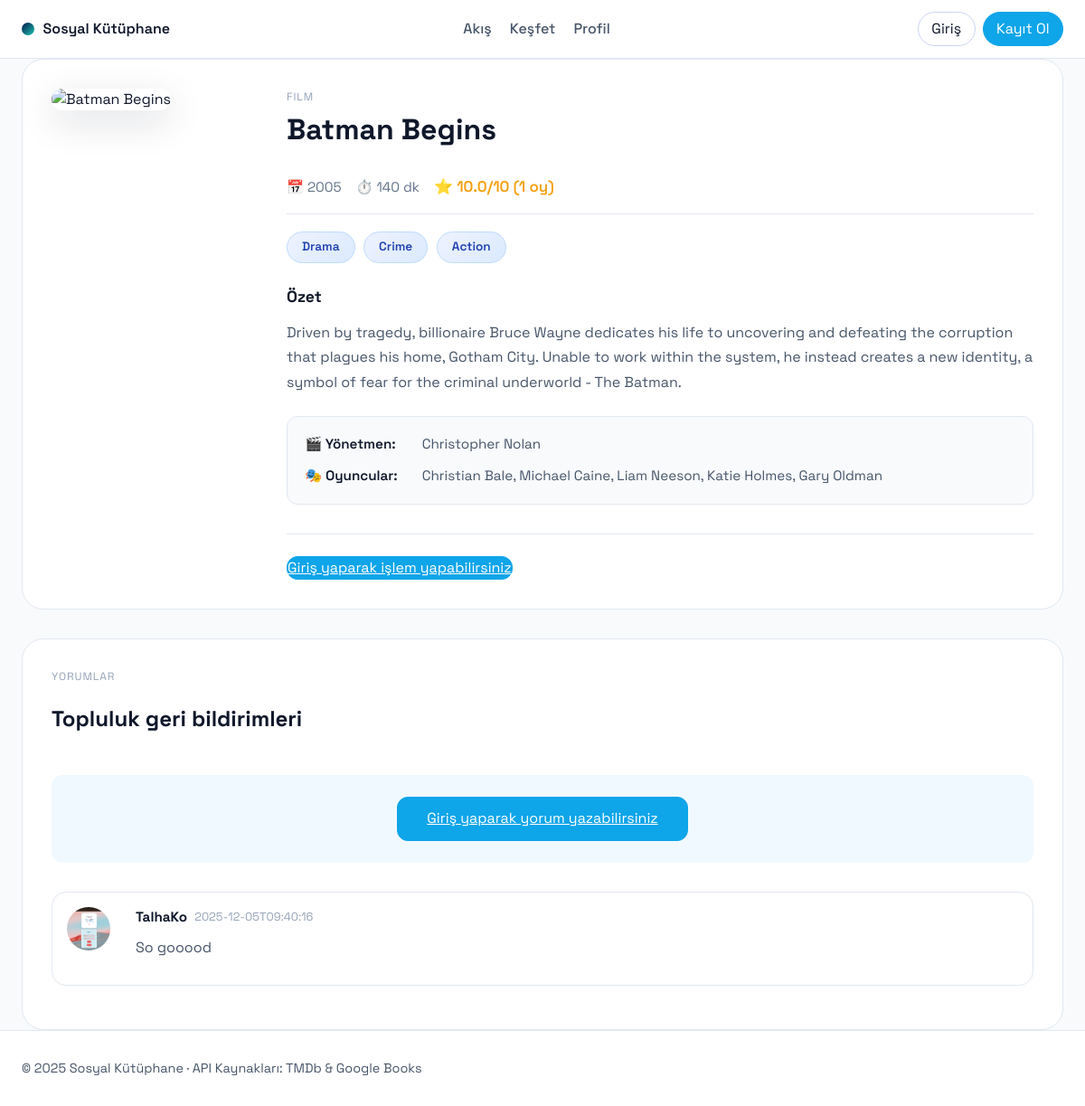
Page /content/movie/16 on the committed database.
### backend/models/__init__.py (models this page shows)
class Content(db.Model):
    __tablename__ = "contents"
    id = db.Column(db.Integer, primary_key=True)
    external_id = db.Column(db.String(120), index=True)
    content_type = db.Column(db.Enum("movie", "book", name="content_type"), nullable=False)
    title = db.Column(db.String(255), nullable=False)
    synopsis = db.Column(db.Text)
    release_year = db.Column(db.SmallInteger)
    runtime_minutes = db.Column(db.SmallInteger)
    page_count = db.Column(db.SmallInteger)
    cover_url = db.Column(db.Text)
    extra_metadata = db.Column(db.JSON)
    created_at = db.Column(db.DateTime(timezone=True), server_default=db.func.now())

### app.py (the view, shortened to what this page needs)
@app.route("/content/<content_type>/<content_id>", methods=["GET", "POST"])
def content_detail(content_type: str, content_id: str):
    payload, status = api_request("get", f"/api/content/{content_id}")
    if status == 404:
        return render_template("content_detail.html", content=None), 404
    if status != 200:
        abort(status)
    lists = []
    auth = session.get("auth", {})
    current = auth.get("user")
    access = auth.get("access_token")
    return render_template(
        "content_detail.html",
        content=payload.get("content"),
        comments=payload.get("comments", []),
        user_lists=lists,
    )

### app.py (called while the page is built)
def api_request(
    method: str,
    path: str,
    *,
    json: Optional[Dict[str, Any]] = None,
    query_string: Optional[Dict[str, Any]] = None,
    headers: Optional[Dict[str, str]] = None,
) -> Tuple[Dict[str, Any], int]:
    data, status = call_api(
        method,
        path,
        json=json,
        query_string=query_string,
        headers=headers,
    )
    return data or {}, status

@app.context_processor
def inject_globals():
    auth = session.get("auth", {})
    return {
        "platform_title": "Sosyal Kütüphane",
        "current_user": auth.get("user"),
        "access_token": auth.get("access_token"),
    }

### backend/api/client.py (called while the page is built)
def call_api(
    method: str,
    path: str,
    *,
    json: Optional[Dict[str, Any]] = None,
    query_string: Optional[Dict[str, Any]] = None,
    headers: Optional[Dict[str, str]] = None,
) -> Tuple[Optional[Dict[str, Any]], int]:
    with current_app.test_client() as client:
        http_method = getattr(client, method.lower())
        response = http_method(
            path,
            json=json,
            query_string=query_string,
            headers=headers,
        )
        data = None
        if response.is_json:
            data = response.get_json()
        return data, response.status_code

### templates/content_detail.html (shortened to what this page needs)
{% extends "base.html" %} {% block content %} {% if not content %}
<section>
  <h1>İçerik bulunamadı</h1>
  <p>Aradığınız kayıt kaldırılmış olabilir.</p>
  <a href="{{ url_for('explore') }}">Keşfet sayfasına dön</a>
</section>
{% else %}
<section class="content-hero">
  <div class="content-poster-wrapper">
    <img
      src="{{ content.poster or url_for('static', filename='placeholder-content.svg') }}"
      alt="{{ content.title }}"
      class="content-poster-large"
    />
  </div>
  <div class="content-info">
    <p class="eyebrow">{{ content.kind | upper }}</p>
    <h1 class="content-title">{{ content.title }}</h1>
    <div class="content-meta">
      {% if content.year %}
      <span class="meta-item">📅 {{ content.year }}</span>
      {% endif %} {% if content.meta and content.meta.runtime_minutes %}
      <span class="meta-item">⏱️ {{ content.meta.runtime_minutes }} dk</span>
      {% endif %}  {% if content.platform_score %}
      <span class="meta-item score-badge"
        >⭐ {{ content.platform_score }}/10 ({{ content.total_votes }} oy)</span
      >
      {% endif %}
    </div>
    {% if content.genres %}
    <div class="genres">
      {% for genre in content.genres %}
      <span class="genre-badge">{{ genre }}</span>
      {% endfor %}
    </div>
    {% endif %} {% if content.synopsis %}
    <div class="synopsis">
      <h3>Özet</h3>
      <p class="synopsis-text">{{ content.synopsis }}</p>
    </div>
    {% endif %}
    <div class="content-credits">
      {% if content.directors %}
      <div class="credit-item">
        <strong>🎬 Yönetmen:</strong>
        <span>{{ content.directors | join(', ') }}</span>
      </div>
      {% endif %} {% if content.cast %}
      <div class="credit-item">
        <strong>🎭 Oyuncular:</strong>
        <span>{{ content.cast | join(', ') }}</span>
      </div>
      {% endif %}
    </div>
    <div class="actions">
      {% if current_user %}
      {% if content.kind == 'film' or content.kind == 'movie' %}
      <form method="post" style="display: inline-block; margin-right: 6px">
        <input type="hidden" name="library_action" value="add" />
        <input type="hidden" name="status" value="watched" />
        <button class="primary" type="submit">İzledim</button>
      </form>
      <form method="post" style="display: inline-block; margin-right: 6px">
        <input type="hidden" name="library_action" value="add" />
        <input type="hidden" name="status" value="watchlist" />
        <button class="ghost" type="submit">İzlenecekler Listesine Ekle</button>
      </form>
      {% else %}
      <form method="post" style="display: inline-block; margin-right: 6px">
        <input type="hidden" name="library_action" value="add" />
        <input type="hidden" name="status" value="read" />
        <button class="primary" type="submit">Okudum</button>
      </form>
      <form method="post" style="display: inline-block; margin-right: 6px">
        <input type="hidden" name="library_action" value="add" />
        <input type="hidden" name="status" value="reading_list" />
        <button class="ghost" type="submit">Okunacaklar Listesine Ekle</button>
      </form>
      {% endif %}
      {% if user_lists and user_lists|length > 0 %}
      <form method="post" style="display: inline-block; margin-right: 6px">
        <select
          name="add_to_list_id"
          style="padding: 0.5rem; border: 1px solid #cbd5e1; border-radius: 8px"
        >
          {% for lst in user_lists %}
          <option value="{{ lst.id }}">{{ lst.title }}</option>
          {% endfor %}
        </select>
        <button class="ghost" type="submit">Özel Listeye Ekle</button>
      </form>
      {% else %}
      <a
        class="ghost"
        href="{{ url_for('profile', username=current_user.username) }}"
        >Önce bir liste oluştur</a
      >
      {% endif %} {% else %}
      <a class="primary" href="{{ url_for('login') }}"
        >Giriş yaparak işlem yapabilirsiniz</a
      >
      {% endif %}
    </div>
  </div>
</section>
<section class="comments">
  <div class="section-heading">
    <div>
      <p class="eyebrow">Yorumlar</p>
      <h2>Topluluk geri bildirimleri</h2>
    </div>
  </div>
  {% if current_user %}
  <div class="comment-input-section">
    <form method="post" class="comment-form">
      <textarea
        name="body"
        placeholder="Yorumunuzu yazın..."
        required
        rows="3"
      ></textarea>
      <button type="submit" class="primary">Yorum Gönder</button>
    </form>
    <form method="post" class="score-form">
      <div class="score-input-group">
        <label>Puan Verin:</label>
        <input
          type="number"
          min="1"
          max="10"
          name="score"
          placeholder="1-10"
          required
        />
        <button type="submit" class="ghost">Puanla</button>
      </div>
    </form>
  </div>
  {% else %}
  <div class="comment-login-prompt">
    <a class="primary" href="{{ url_for('login') }}"
      >Giriş yaparak yorum yazabilirsiniz</a
    >
  </div>
  {% endif %}
  <ul>
    {% for item in comments %}
    <li>
      <img
        src="{{ item.avatar or url_for('static', filename='default-avatar.svg') }}"
        alt="{{ item.user }}"
      />
      <div class="comment-content">
        <div class="comment-header">
          <strong>{{ item.user }}</strong>
          <span class="timestamp">{{ item.timestamp }}</span>
        </div>
        <p class="comment-text">{{ item.text }}</p>
      </div>
    </li>
    {% endfor %}
  </ul>
</section>
{% endif %} {% endblock %}

### static/styles.css (style rules this page uses)
:root { font-family: "Space Grotesk", system-ui, -apple-system, BlinkMacSystemFont, "Segoe UI", sans-serif; color: #0f172a; background-color: #f8fafc; line-height: 1.5; }
*, *::before, *::after { box-sizing: border-box; }
body { margin: 0; min-height: 100vh; display: flex; flex-direction: column; }
.section-heading { display: flex; align-items: center; justify-content: space-between; gap: 1rem; margin-bottom: 1.5rem; }
.eyebrow { text-transform: uppercase; letter-spacing: 0.08em; font-size: 0.75rem; color: #94a3b8; margin: 0; }
button, .ghost, .primary { border-radius: 12px; border: 1px solid transparent; cursor: pointer; transition: 0.2s ease; }
.primary { background: #0ea5e9; color: white; border-color: #0ea5e9; }
.explore-hero, .content-hero, .profile-header { background: white; border-radius: 24px; border: 1px solid #e2e8f0; padding: 2rem; margin-bottom: 2rem; display: grid; gap: 2rem; }
.content-hero { grid-template-columns: 240px 1fr; gap: 2.5rem; }
.content-poster-wrapper { position: relative; }
.content-poster-large { width: 100%; border-radius: 16px; box-shadow: 0 12px 40px rgba(15, 23, 42, 0.15); }
.content-title { font-size: 2rem; margin: 0.5rem 0 1rem; line-height: 1.2; }
.content-meta { display: flex; flex-wrap: wrap; gap: 1rem; align-items: center; padding: 1rem 0; border-bottom: 1px solid #e2e8f0; }
.meta-item { font-size: 0.95rem; color: #64748b; display: inline-flex; align-items: center; gap: 0.3rem; }
.meta-item.score-badge { color: #f59e0b; font-weight: 600; font-size: 1.05rem; }
.genres { display: flex; flex-wrap: wrap; gap: 0.6rem; margin: 1.2rem 0; }
.genre-badge { display: inline-block; padding: 0.4rem 1rem; background: linear-gradient(135deg, #eef2ff, #dbeafe); color: #1e40af; border-radius: 999px; font-size: 0.85rem; font-weight: 600; border: 1px solid #bfdbfe; }
.synopsis { margin: 1.5rem 0; }
.synopsis h3 { font-size: 1.1rem; margin: 0 0 0.8rem 0; color: #0f172a; }
.synopsis-text { color: #475569; line-height: 1.7; margin: 0; font-size: 1rem; }
.content-credits { display: flex; flex-direction: column; gap: 0.8rem; margin: 1.5rem 0; padding: 1.2rem; background: #f8fafc; border-radius: 12px; border: 1px solid #e2e8f0; }
.credit-item { display: flex; gap: 0.6rem; font-size: 0.95rem; }
.credit-item strong { color: #0f172a; min-width: 120px; font-weight: 600; }
.credit-item span { color: #475569; line-height: 1.5; }
.actions { margin-top: 2rem; display: flex; gap: 0.8rem; flex-wrap: wrap; padding-top: 1.5rem; border-top: 1px solid #e2e8f0; }
.comments { background: white; border-radius: 24px; border: 1px solid #e2e8f0; padding: 2rem; margin-top: 2rem; }
.comment-login-prompt { text-align: center; padding: 1.5rem; background: #f0f9ff; border-radius: 12px; margin-bottom: 2rem; }
.comment-login-prompt a { padding: 0.7rem 2rem; display: inline-block; }
.comments ul { list-style: none; padding: 0; margin: 0; }
.comments li { background: #f8fafc; border: 1px solid #e2e8f0; border-radius: 16px; padding: 1.2rem; margin-bottom: 1rem; display: flex; gap: 1rem; }
.comments li img { width: 48px; height: 48px; border-radius: 999px; object-fit: cover; flex-shrink: 0; }
.comment-content { flex: 1; min-width: 0; }
.comment-header { display: flex; gap: 0.5rem; align-items: center; margin-bottom: 0.6rem; flex-wrap: wrap; }
.comment-header strong { font-size: 0.95rem; color: #0f172a; }
.comment-header .timestamp { color: #94a3b8; font-size: 0.8rem; }
.comment-text { margin: 0.6rem 0; color: #475569; line-height: 1.6; word-break: break-word; }
.content-hero { grid-template-columns: 220px 1fr; }
.content-hero img { width: 100%; border-radius: 20px; }
.comments ul { list-style: none; padding: 0; margin: 0; display: flex; flex-direction: column; gap: 1rem; }
.comments li { background: white; border: 1px solid #e2e8f0; border-radius: 16px; padding: 1rem; display: grid; grid-template-columns: 60px 1fr; gap: 1rem; }

### rows in the picture
Content: title "Batman Begins", synopsis "Driven by tragedy, billionaire Bruce Wayne dedicates his life to uncovering and defeating the corruption that plagues his home, Gotham City. Unable to work within the system, he instead creates a new identity, a symbol of fear for the criminal underworld - The Batman."

### other values in the picture
{{ content.kind | upper }} "FILM"
{{ content.year }} "2005"
{{ content.meta.runtime_minutes }} "140"
{{ content.platform_score }} "10.0"
{{ content.total_votes }} "1"
{{ genre }} "Drama" "Crime" "Action"
{{ content.directors | join(', ') }} "Christopher Nolan"
{{ content.cast | join(', ') }} "Christian Bale, Michael Caine, Liam Neeson, Katie Holmes, Gary Oldman"
{{ item.user }} "TalhaKo"
{{ item.timestamp }} "2025-12-05T09:40:16"
{{ item.text }} "So gooood"
{{ 2025 }} "2025"
